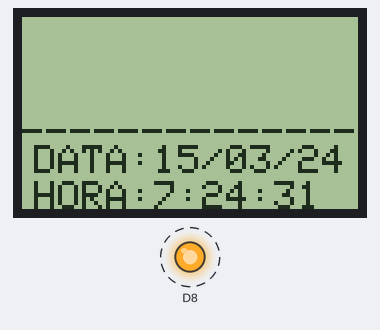
The sketch below on a simulated ESP8266 (NodeMCU). On the bench: 84×48 one-colour display, output pins drawn as LEDs (lit = HIGH). Dashed ring = blinking. WiFi joins after 1.5 s; servers stay silent unless stated; what the sketch prints to the serial monitor is not drawn.

Above: at 1.9 s.
At 9.9 s:
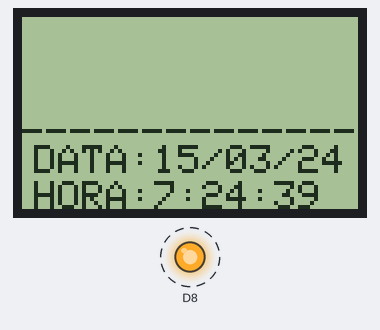
At 19.9 s:
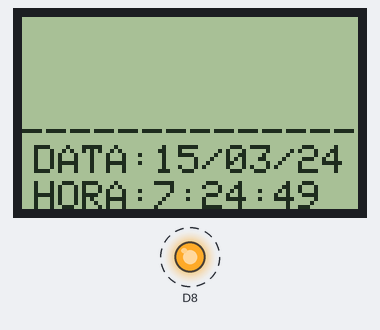
At 38.9 s:
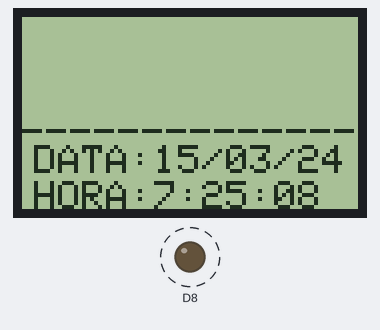
Timing chart, 0 to 40.0 s (numbered marks = the images above):
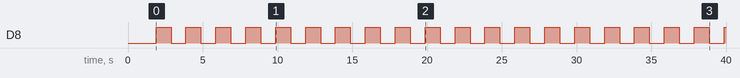

Measured:
- by itself, D8: alternates HIGH for 1.0 s and LOW for 1.0 s
- what the display in image 0 shows lasts 1.0 s, from 1.9 s to 2.9 s

The sketch:

ota_ntp.ino
```cpp
/*
 * Time_NTP.pde
 * Example showing time sync to NTP time source
 *
 * This sketch uses the ESP8266WiFi library
 */

#include <TimeLib.h>
#include <ESP8266WiFi.h>

#include <ESP8266mDNS.h>
#include <WiFiUdp.h>
#include <ArduinoOTA.h>

#include "Adafruit_GFX.h"
#include "Adafruit_PCD8544.h"

Adafruit_PCD8544 display = Adafruit_PCD8544(D3, D4, D5, D7, D6); // CLK, DIN, DC, CE, RST

const char ssid[] = "FINADO ZE LINGUINHA"; // your network SSID (name)
const char pass[] = "CB4001982";           // your network password

// NTP Servers:
IPAddress timeServer(132, 163, 4, 101);    // time-a.timefreq.bldrdoc.gov
// IPAddress timeServer(132, 163, 4, 102); // time-b.timefreq.bldrdoc.gov
// IPAddress timeServer(132, 163, 4, 103); // time-c.timefreq.bldrdoc.gov

const int timeZone = -3;    // Brasil -2 com horario verao
//const int timeZone = 1;   // Central European Time
//const int timeZone = -5;  // Eastern Standard Time (USA)
//const int timeZone = -4;  // Eastern Daylight Time (USA)
//const int timeZone = -8;  // Pacific Standard Time (USA)
//const int timeZone = -7;  // Pacific Daylight Time (USA)


WiFiUDP Udp;
unsigned int localPort = 8888;  // local port to listen for UDP packets

boolean toggle = false;

void setup()
{
  pinMode(15, OUTPUT);


  ArduinoOTA.onStart([]() {
    String type;
    if (ArduinoOTA.getCommand() == U_FLASH) {
      type = "sketch";
    } else { // U_SPIFFS
      type = "filesystem";
    }

    // NOTE: if updating SPIFFS this would be the place to unmount SPIFFS using SPIFFS.end()
    Serial.println("Start updating " + type);
  });
  ArduinoOTA.onEnd([]() {
    Serial.println("\nEnd");
  });
  ArduinoOTA.onProgress([](unsigned int progress, unsigned int total) {
    Serial.printf("Progress: %u%%\r", (progress / (total / 100)));
  });
  ArduinoOTA.onError([](ota_error_t error) {
    Serial.printf("Error[%u]: ", error);
    if (error == OTA_AUTH_ERROR) {
      Serial.println("Auth Failed");
    } else if (error == OTA_BEGIN_ERROR) {
      Serial.println("Begin Failed");
    } else if (error == OTA_CONNECT_ERROR) {
      Serial.println("Connect Failed");
    } else if (error == OTA_RECEIVE_ERROR) {
      Serial.println("Receive Failed");
    } else if (error == OTA_END_ERROR) {
      Serial.println("End Failed");
    }
  });
  ArduinoOTA.begin();
  Serial.println("Ready");
  Serial.print("IP address: ");
  Serial.println(WiFi.localIP());


  display.begin();
  display.setContrast(50);
  display.clearDisplay();

  Serial.begin(9600);
  while (!Serial) ; // Needed for Leonardo only
  delay(250);
  Serial.println("TimeNTP Example");
  Serial.print("Connecting to ");
  Serial.println(ssid);
  WiFi.begin(ssid, pass);

  while (WiFi.status() != WL_CONNECTED) {
    delay(500);
    Serial.print(".");
  }


  Serial.print("IP number assigned by DHCP is ");
  Serial.println(WiFi.localIP());
  Serial.println("Starting UDP");
  Udp.begin(localPort);
  Serial.print("Local port: ");
  Serial.println(Udp.localPort());
  Serial.println("waiting for sync");
  setSyncProvider(getNtpTime);
}

time_t prevDisplay = 0; // when the digital clock was displayed

void loop()
{
  ArduinoOTA.handle();
  if (timeStatus() != timeNotSet) {
    if (now() != prevDisplay) { //update the display only if time has changed
      prevDisplay = now();
      digitalClockDisplay();
    }
  }
}

void digitalClockDisplay(){

  Serial.print(hour());
  printDigits(minute());
  printDigits(second());

  Serial.print(" ");

  Serial.print(day());
  Serial.print("/");
  Serial.print(month());
  Serial.print("/");

  Serial.print(year());
  Serial.println();

  display.setTextSize(1);
  display.setTextColor(BLACK,WHITE);
  display.setCursor(33,41);

  //----------------------
  display.print(hour());
  display.print(":");

  if (minute()<10)
    display.print('0');

  display.print(minute());
  display.print(":");

  if (second()<10)
    display.print('0');

  display.print(second());
  //----------------------

  display.setCursor(33,32);

  if (day()<10)
    display.print('0');

  display.print(day());
  display.print("/");

  if (month()<10)
    display.print('0');

  display.print(month());
  display.print("/");

  display.print(year()-2000);

  display.display();

  toggle = !toggle;
  digitalWrite(15,toggle);

}


void printDigits(int digits)
{
  // utility for digital clock display: prints preceding colon and leading 0
  Serial.print(":");
  if(digits < 10)
    Serial.print('0');
  Serial.print(digits);
}

/*-------- NTP code ----------*/

const int NTP_PACKET_SIZE = 48;     // NTP time is in the first 48 bytes of message
byte packetBuffer[NTP_PACKET_SIZE]; // buffer to hold incoming & outgoing packets

time_t getNtpTime()
{
  display.clearDisplay();
  display.setTextSize(1);
  display.setTextColor(BLACK,WHITE);
  display.setCursor(0,25);
  display.print("--------------");

  display.setCursor(3,32);
  display.print("DATA: ");
  display.setCursor(3,41);
  display.print("HORA: ");
  display.display();

  while (Udp.parsePacket() > 0);    // discard any previously received packets
  Serial.println("Transmit NTP Request");
  sendNTPpacket(timeServer);
  uint32_t beginWait = millis();
  while (millis() - beginWait < 1500) {
    int size = Udp.parsePacket();
    if (size >= NTP_PACKET_SIZE) {
      Serial.println("Receive NTP Response");
      Udp.read(packetBuffer, NTP_PACKET_SIZE);  // read packet into the buffer
      unsigned long secsSince1900;
      // convert four bytes starting at location 40 to a long integer
      secsSince1900 =  (unsigned long)packetBuffer[40] << 24;
      secsSince1900 |= (unsigned long)packetBuffer[41] << 16;
      secsSince1900 |= (unsigned long)packetBuffer[42] << 8;
      secsSince1900 |= (unsigned long)packetBuffer[43];
      return secsSince1900 - 2208988800UL + timeZone * SECS_PER_HOUR;
    }
  }
  Serial.println("No NTP Response :-(");

  display.clearDisplay();
  display.setTextSize(1);
  display.setTextColor(BLACK,WHITE);

  display.setCursor(0,25);
  display.print("--------------");

  display.setCursor(3,32);
  display.print(" FALHA 'NTP'");
  display.setCursor(3,41);
  display.print(" RESET AGORA");
  display.display();

  digitalWrite(15,HIGH);

  return 0; // return 0 if unable to get the time
}

// send an NTP request to the time server at the given address
void sendNTPpacket(IPAddress &address)
{
  // set all bytes in the buffer to 0
  memset(packetBuffer, 0, NTP_PACKET_SIZE);
  // Initialize values needed to form NTP request
  // (see URL above for details on the packets)
  packetBuffer[0] = 0b11100011;   // LI, Version, Mode
  packetBuffer[1] = 0;     // Stratum, or type of clock
  packetBuffer[2] = 6;     // Polling Interval
  packetBuffer[3] = 0xEC;  // Peer Clock Precision
  // 8 bytes of zero for Root Delay & Root Dispersion
  packetBuffer[12]  = 49;
  packetBuffer[13]  = 0x4E;
  packetBuffer[14]  = 49;
  packetBuffer[15]  = 52;
  // all NTP fields have been given values, now
  // you can send a packet requesting a timestamp:
  //Udp.beginPacket(address, 123); //NTP requests are to port 123
  Udp.beginPacket("pool.ntp.br", 123); //NTP requests are to port 123
  Udp.write(packetBuffer, NTP_PACKET_SIZE);
  Udp.endPacket();
}
```
